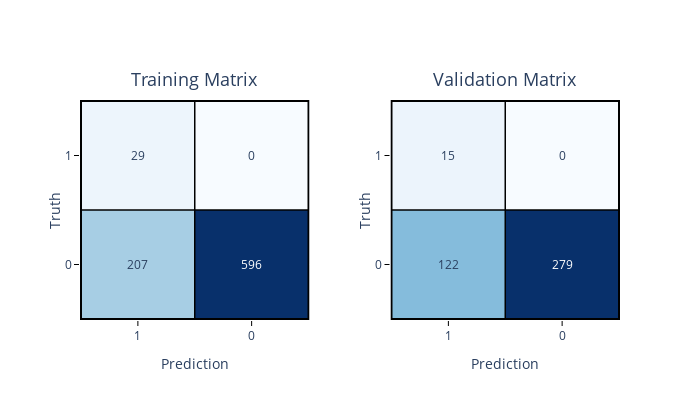

Notebook source saved alongside this figure:
### Code cell
from eppi_text_classification import binary_train_valid_confusion_plotly

binary_train_valid_confusion_plotly(
    y_train,
    y_train_pred,
    y_test,
    y_test_pred,
    postive_label="Included",
    negative_label="Excluded",
)

### Figure 1 — Plotly figure (JSON) as saved in the notebook; plotly's stock layout.template omitted (floating-point values rounded to 4 significant figures)
{"data": [{"colorscale": [[0, "rgb(247,251,255)"], [0.125, "rgb(222,235,247)"], [0.25, "rgb(198,219,239)"], [0.375, "rgb(158,202,225)"], [0.5, "rgb(107,174,214)"], [0.625, "rgb(66,146,198)"], [0.75, "rgb(33,113,181)"], [0.875, "rgb(8,81,156)"], [1, "rgb(8,48,107)"]], "hoverinfo": "text", "showscale": false, "text": [["Truth: Excluded<br>Prediction: Included<br>Total: 207", "Truth: Excluded<br>Prediction: Excluded<br>Total: 596"], ["Truth: Included<br>Prediction: Included<br>Total: 29", "Truth: Included<br>Prediction: Excluded<br>Total: 0"]], "type": "heatmap", "x": ["0", "1"], "xaxis": "x", "y": ["0", "1"], "yaxis": "y", "z": [[207, 596], [29, 0]]}, {"colorscale": [[0, "rgb(247,251,255)"], [0.125, "rgb(222,235,247)"], [0.25, "rgb(198,219,239)"], [0.375, "rgb(158,202,225)"], [0.5, "rgb(107,174,214)"], [0.625, "rgb(66,146,198)"], [0.75, "rgb(33,113,181)"], [0.875, "rgb(8,81,156)"], [1, "rgb(8,48,107)"]], "hoverinfo": "text", "showscale": false, "text": [["Truth: Excluded<br>Prediction: Included<br>Total: 122", "Truth: Excluded<br>Prediction: Excluded<br>Total: 279"], ["Truth: Included<br>Prediction: Included<br>Total: 15", "Truth: Included<br>Prediction: Excluded<br>Total: 0"]], "type": "heatmap", "x": ["0", "1"], "xaxis": "x2", "y": ["0", "1"], "yaxis": "y2", "z": [[122, 279], [15, 0]]}], "layout": {"annotations": [{"font": {"size": 18}, "showarrow": false, "text": "Training Matrix", "x": 0.2125, "xanchor": "center", "xref": "paper", "y": 1.03, "yanchor": "bottom", "yref": "paper"}, {"font": {"size": 18}, "showarrow": false, "text": "Validation Matrix", "x": 0.7875, "xanchor": "center", "xref": "paper", "y": 1.03, "yanchor": "bottom", "yref": "paper"}, {"font": {"color": " dark blue"}, "showarrow": false, "text": "207", "x": "0", "xref": "x", "y": "0", "yref": "y"}, {"font": {"color": "white"}, "showarrow": false, "text": "596", "x": "1", "xref": "x", "y": "0", "yref": "y"}, {"font": {"color": " dark blue"}, "showarrow": false, "text": "29", "x": "0", "xref": "x", "y": "1", "yref": "y"}, {"font": {"color": " dark blue"}, "showarrow": false, "text": "0", "x": "1", "xref": "x", "y": "1", "yref": "y"}, {"font": {"color": " dark blue"}, "showarrow": false, "text": "122", "x": "0", "xref": "x2", "y": "0", "yref": "y2"}, {"font": {"color": "white"}, "showarrow": false, "text": "279", "x": "1", "xref": "x2", "y": "0", "yref": "y2"}, {"font": {"color": " dark blue"}, "showarrow": false, "text": "15", "x": "0", "xref": "x2", "y": "1", "yref": "y2"}, {"font": {"color": " dark blue"}, "showarrow": false, "text": "0", "x": "1", "xref": "x2", "y": "1", "yref": "y2"}], "autosize": false, "height": 400, "shapes": [{"line": {"color": "black", "width": 2}, "type": "rect", "x0": -0.5, "x1": 1.5, "xref": "x", "y0": -0.5, "y1": 1.5, "yref": "y"}, {"line": {"color": "black", "width": 1.5}, "type": "line", "x0": -0.5, "x1": 1.5, "xref": "x", "y0": 0.5, "y1": 0.5, "yref": "y"}, {"line": {"color": "black", "width": 1.5}, "type": "line", "x0": 0.5, "x1": 0.5, "xref": "x", "y0": -0.5, "y1": 1.5, "yref": "y"}, {"line": {"color": "black", "width": 2}, "type": "rect", "x0": -0.5, "x1": 1.5, "xref": "x2", "y0": -0.5, "y1": 1.5, "yref": "y2"}, {"line": {"color": "black", "width": 1.5}, "type": "line", "x0": -0.5, "x1": 1.5, "xref": "x2", "y0": 0.5, "y1": 0.5, "yref": "y2"}, {"line": {"color": "black", "width": 1.5}, "type": "line", "x0": 0.5, "x1": 0.5, "xref": "x2", "y0": -0.5, "y1": 1.5, "yref": "y2"}], "width": 700, "xaxis": {"anchor": "y", "domain": [0, 0.425], "mirror": true, "tickcolor": "black", "ticklen": 5, "tickmode": "array", "ticks": "outside", "ticktext": ["1", "0"], "tickvals": [0, 1], "tickwidth": 1, "title": {"text": "Prediction"}}, "xaxis2": {"anchor": "y2", "domain": [0.575, 1], "mirror": true, "tickcolor": "black", "ticklen": 5, "tickmode": "array", "ticks": "outside", "ticktext": ["1", "0"], "tickvals": [0, 1], "tickwidth": 1, "title": {"text": "Prediction"}}, "yaxis": {"anchor": "x", "domain": [0, 1], "mirror": true, "tickcolor": "black", "ticklen": 5, "tickmode": "array", "ticks": "outside", "ticktext": ["0", "1"], "tickvals": [0, 1], "tickwidth": 1, "title": {"standoff": 0.3, "text": "Truth"}}, "yaxis2": {"anchor": "x2", "domain": [0, 1], "mirror": true, "tickcolor": "black", "ticklen": 5, "tickmode": "array", "ticks": "outside", "ticktext": ["0", "1"], "tickvals": [0, 1], "tickwidth": 1, "title": {"standoff": 0.3, "text": "Truth"}}}}
